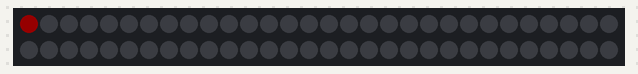
The program below on a simulated Raspberry Pi Pico running MicroPython. Parts: 60 RGB LEDs in strip order, left to right, continuing on the next row. Dim RGB values are drawn brighter than linear.

Above: at 0.48 s.
At 20.5 s:
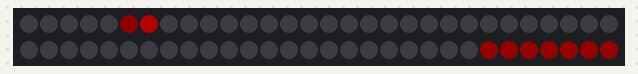
At 39.72 s:
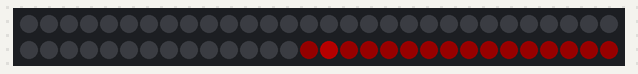

The program:

12-blood-drip.py
```python
# Lab 12: Blood Drip
# Filename: 12-blood-drip.py
# Version: 1.0.0
# Not yet tested on hardware.
#
# Red drops form at pixel 0, grow, then fall faster and faster down the
# strip like real drops. Each drop lands in a pool at the far end that
# slowly fills up, then drains away so it can fill again.
# A float (a number with a decimal point) holds the drop's speed.

from machine import Pin
from neopixel import NeoPixel
from utime import sleep
import config

# hardware settings from config.py
NEOPIXEL_PIN = config.NEOPIXEL_PIN
NUMBER_PIXELS = config.NUMBER_PIXELS
BRIGHTNESS = config.BRIGHTNESS

strip = NeoPixel(Pin(NEOPIXEL_PIN), NUMBER_PIXELS)

DELAY = 0.03             # seconds between steps
GRAVITY = 0.04           # how much faster the drop falls each step
POOL_MAX = 15            # the pool drains when it is this many pixels deep
GROW_STEPS = 30          # how many steps a drop takes to form

red = (255, 0, 0)
dark_red = (90, 0, 0)

# return a color scaled by a number from 0.0 (off) to 1.0 (full),
# and also by BRIGHTNESS so the strip is safe on battery power
def fade(color, amount):
    scale = amount * BRIGHTNESS
    return (int(color[0] * scale), int(color[1] * scale), int(color[2] * scale))

pool = 0                 # how many pixels deep the pool is
while True:
    # part 1: the drop slowly forms at the top
    for step in range(GROW_STEPS):
        strip[0] = fade(red, step / GROW_STEPS)
        strip.write()
        sleep(DELAY)

    # part 2: the drop falls, speeding up as it goes
    position = 0.0
    speed = 0.0
    bottom = NUMBER_PIXELS - 1 - pool    # the top of the pool
    while position < bottom:
        speed += GRAVITY                 # gravity speeds the drop up
        position += speed
        strip.fill((0, 0, 0))
        head = min(int(position), bottom)
        strip[head] = fade(red, 1)
        if head > 0:
            strip[head - 1] = fade(red, 0.3)   # a short streak behind the drop
        for p in range(pool):                  # draw the pool at the far end
            strip[NUMBER_PIXELS - 1 - p] = fade(dark_red, 1)
        strip.write()
        sleep(DELAY)

    # part 3: the drop joins the pool
    pool += 1
    if pool > POOL_MAX:
        # the pool drains away one pixel at a time
        while pool > 0:
            pool -= 1
            strip[NUMBER_PIXELS - 1 - pool] = (0, 0, 0)
            strip.write()
            sleep(DELAY * 3)
```

config.py
```python
# Halloween Costume Kit Configuration file
# Filename: config.py
# Version: 1.0.0
#
# This file contains the hardware configuration for the Halloween costume kit.
# It is imported by each program.
#
# The kit has a 60-pixel NeoPixel strip on GPIO 0 and one push button
# wired from GPIO 15 to GND.
NEOPIXEL_PIN = 0
NUMBER_PIXELS = 60
BUTTON_PIN = 15

# 60 pixels at full brightness can pull more than 3 amps, which is too much
# for a USB battery pack. Every program multiplies its colors by this number.
# 0.25 means one quarter brightness. Keep it at 0.3 or lower on battery power.
BRIGHTNESS = 0.25
```
